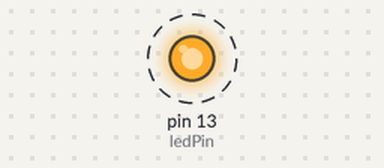
Simulated run of this program. Board: Arduino Uno, built with avr-gcc and run on an emulated ATmega328P. On the bench: output pins drawn as LEDs (lit = HIGH). Dashed ring = blinking.

Above: at 0.5 s.
Timing chart, 0 to 4.6 s (numbered marks = the images above):
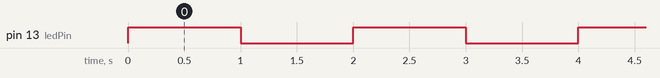

Measured:
- by itself, pin 13 (ledPin): alternates HIGH for 1.0 s and LOW for 1.0 s

The program:

main.cpp
```cpp
#include <Arduino.h>
#include <DHT.h>
#include <LiquidCrystal.h>
#include <Servo.h>
#include <Wire.h>

#define DHTPIN 8    // DHT11 센서의 데이터 핀
#define DHTTYPE DHT11   // DHT11 센서 사용

DHT dht(DHTPIN, DHTTYPE);

LiquidCrystal lcd(12, 11, 5, 4, 3, 2); // lcd 연결핀
Servo servo1;
Servo servo2;

int cdsPin = A0;    // CDS 조도 센서의 아날로그 핀
int soilMoisturePin1 = A1;  // 토양 수분 센서1의 아날로그 핀
int soilMoisturePin2 = A2;  // 토양 수분 센서2의 아날로그 핀
int soilMoisturePin3 = A3;  // 토양 수분 센서3의 아날로그 핀

/* //서보모터 테스터
void setup() {
  servo1.attach(9);  // 더 먼거 9번 핀
  servo2.attach(10);  // 더 가까운거 10번 핀

  pinMode(13, OUTPUT); //LED 13번 핀
}

void loop() {
  servo1.write(0);
  //servo2.write(0); //보드근처 완료
  analogWrite(13, 255);
  delay(2000); // 1초간 기다림

  servo1.write(90);
  servo2.write(10); //보드근처 완료 //근데 반복을안함
  analogWrite(13, 0);
  delay(2000); // 1초간 기다림


}
//*/

//* LED 테스터 //작동안함
const int ledPin = 13; // 13핀에 연결된 LED

void setup() {
  pinMode(ledPin, OUTPUT);
}

void loop() {
  digitalWrite(ledPin, HIGH);
  delay(1000);

  analogWrite(ledPin, LOW);
  delay(1000);
}
//*/

/* LCD동작예제 //작동안함
void setup() {
  lcd.begin(16, 2);
  lcd.setCursor(0, 0);
  // 첫 번째 줄에 메시지 출력
  lcd.print("Hello, LCD!");
  delay(2000);
  lcd.clear();
}

void loop() {

}
//*/
```
